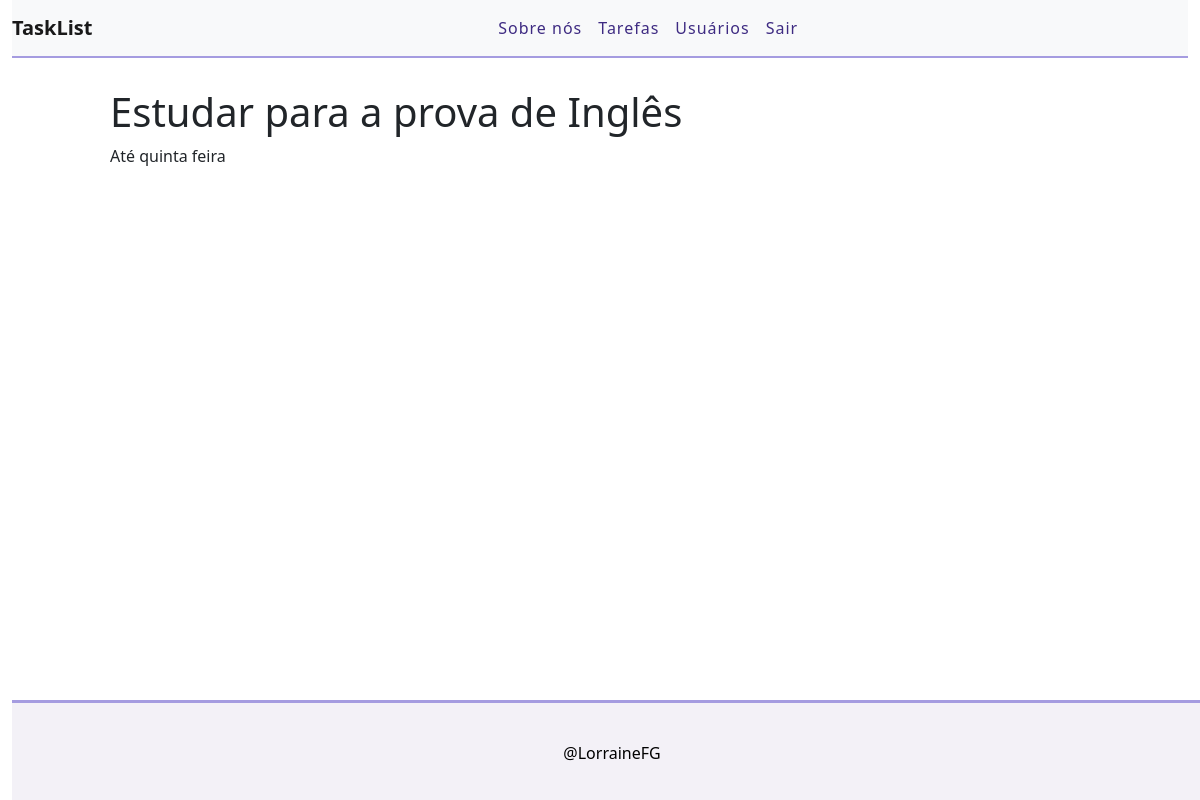
The app's page /task/4 (signed in), older data.
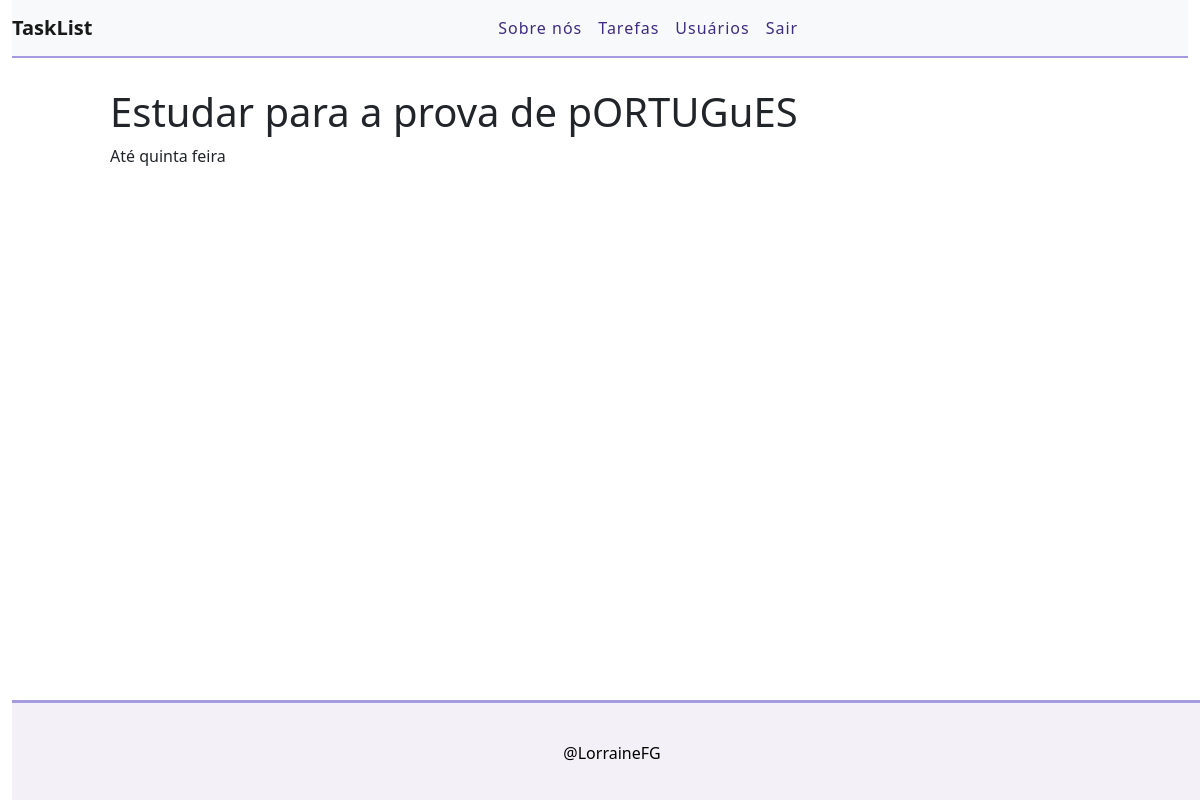
The same page, newer data.
### task/models.py (models this page shows, shortened)
class Task(models.Model):
    STATUS = (
        ('Doing', 'Doing'),
        ('Done', 'Done'),
    )
    title = models.CharField(max_length=255)
    description = models.TextField()
    done = models.CharField(max_length=5, choices=STATUS)
    user = models.ForeignKey(get_user_model(), on_delete=models.CASCADE)
    created_al = models.DateTimeField(auto_now_add=True)
    Uptade_al = models.DateTimeField(auto_now = True)

### task/views.py (the view)
# urls.py: path('task/<int:id>', views.taskView, name="task-view"),
@login_required
def taskView(request, id):
  task = get_object_or_404(Task, pk=id)
  return render(request, 'task/task.html', {'task': task})

### task/templates/task/task.html (shortened to what this page needs)
{% extends 'base.html' %}
{% block content%}
<div class= "offset-1 col-10 list-div">
  <h1> {{task.title}}</h1>
  <p>{{task.description}}</p>
</div>
{% endblock %}

### task/templates/base.html (shortened to what this page needs)
{% load static %}
<!DOCTYPE html>
<html lang="en">
  <head>
    <link rel="stylesheet" href="{% static 'css/styles.css' %}">
    <link rel="stylesheet" href="https://cdn.jsdelivr.net/npm/bootstrap@5.1.3/dist/css/bootstrap.min.css">
  </head>
  <body>
  <div class="container-fluid">
      <nav class="navbar navbar-expand-lg navbar-light bg-light">
        <a class="navbar-brand" href="/">TaskList</a>
        <div class="collapse navbar-collapse" id="navbarSupportedContent">
            <ul class="navbar-nav">
              <li class="nav-item">
                <a class="nav-link" href="#">Sobre nós</a>
              </li>
              {% if user.is_authenticated %}
                <li class="nav-item">
                    <a class="nav-link" href="/">Tarefas</a>
                </li>
                <li class="nav-item">
                    <a class="nav-link" href="#">Usuários</a>
                </li>
                <li class="nav-item">
                  <a class="nav-link" href="/accounts/logout">Sair</a>
              </li>
              {% else %}
                <li class="nav-item">
                  <a class="nav-link" href="/accounts/login">Entrar</a>
                </li>
              {% endif %}
            </ul>
        </div>
      </nav>
      {% block content %}{% endblock %}
      <footer>
      <p> @LorraineFG </p>
      </footer>
    </div>
  </body>
</html>

### task/static/css/styles.css (style rules this page uses)
:root { --main-color: #3E2B82; --second-color: #a59ce0; --base-color: #f3f1f7; --text-main-color: black; --text-second-color: #000000; }
.container-fluid { padding: 0; }
.navbar { border-bottom: 2px solid var(--second-color) ; margin-bottom: 30px; }
.navbar-nav { margin: auto; }
.navbar-brand { font-weight: bold; }
.navbar-light .navbar-nav a.nav-link { color: var(--main-color); letter-spacing: 1px; }
.list-div { padding: 0; }
footer { position: absolute; bottom: 0; border-top: solid var(--second-color); background-color: var(--base-color); color: var(--text-main-color); width: 100%; height: 100px; text-align: center; line-height: 100px; }

Row changes from the older to the newer data that the page shows:
changed Task "Até quinta feira": title "Estudar para a prova de Inglês" → "Estudar para a prova de pORTUGuES"
